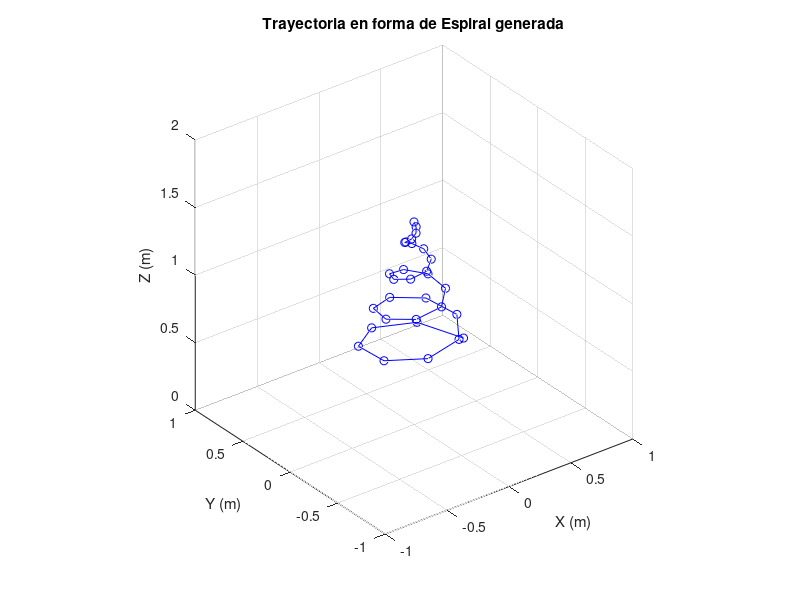

Reproduce this figure in MATLAB. (Note: this script raises an error after producing the figure.)
% =========================================================================
% PROYECTO DE GRADUACIÓN: HERRAMIENTAS DE SOFTWARE PARA CRAZYFLIE
% Pablo Javier Caal Leiva - 20538
% -------------------------------------------------------------------------
% Prueba de trayectoria en forma de Espiral utilizando únicamente el Flow Deck
% =========================================================================

%% Añadir la carpeta de comandos al path usando una ruta relativa
addpath('../Crazyflie-Matlab-Commands');
addpath('../Robotat-Matlab-Commands');

%% Ejecución de prueba de seguimiento de trayectoria en forma de Espiral
origen = [0,0,1];

% Generación de trayectoria en forma de Espiral
N = 30;
theta = linspace(0, 8*pi, N);             % Ángulo que describe la espiral (2 vueltas completas)
radio_inicial = 0.4;                        % Radio inicial de la espiral
altura_inicial = 0.5;                     % Altura inicial de la espiral
altura_final = 1.5;                       % Altura final de la espiral

x = origen(1) + (radio_inicial * (1 - (theta / max(theta)))) .* cos(theta); % Componente X
y = origen(2) + (radio_inicial * (1 - (theta / max(theta)))) .* sin(theta); % Componente Y
z = linspace(altura_inicial, altura_final, N);                               % Componente Z, incrementa linealmente

% Graficar la trayectoria generada
plot3(x, y, z, 'bo-', 'DisplayName', 'Trayectoria Espiral');
xlabel('X (m)');
ylabel('Y (m)');
zlabel('Z (m)');
title('Trayectoria en forma de Espiral generada');
grid on;
axis equal;
axis([-1 1 -1 1 0 2]);
view(3);

%% Ejecución de la trayectoria generada
% Conexión con Crazyflie
dron_id = 8;    % ID del dron disponible 
crazyflie_1 = crazyflie_connect(dron_id);
pause(3);

% Take off
crazyflie_takeoff(crazyflie_1);
pause(3);

pos_Crazyflie = zeros(N, 3); 

for i = 1:N
    crazyflie_send_position(crazyflie_1, x(i), y(i), z(i));  % Enviar posición deseada al dron
    pos_Crazyflie(i,:) = crazyflie_get_position(crazyflie_1); % Obtener la posición real del dron
    %pause(0.1);
end

% Aterrizaje
crazyflie_land(crazyflie_1);

% Desconexión
crazyflie_disconnect(crazyflie_1);

%% Graficar resultados
% Mostrar la trayectoria seguida por el dron
plot3(pos_Crazyflie(:,1), pos_Crazyflie(:,2), pos_Crazyflie(:,3), 'bo-', 'DisplayName', 'Trayectoria Espiral');
xlabel('X (m)');
ylabel('Y (m)');
zlabel('Z (m)');
title('Trayectoria Espiral seguida por el Crazyflie');
grid on;
% Ajustar el espacio 3D
axis equal;
axis([-1 1 -1 1 0 2]);
view(3);
